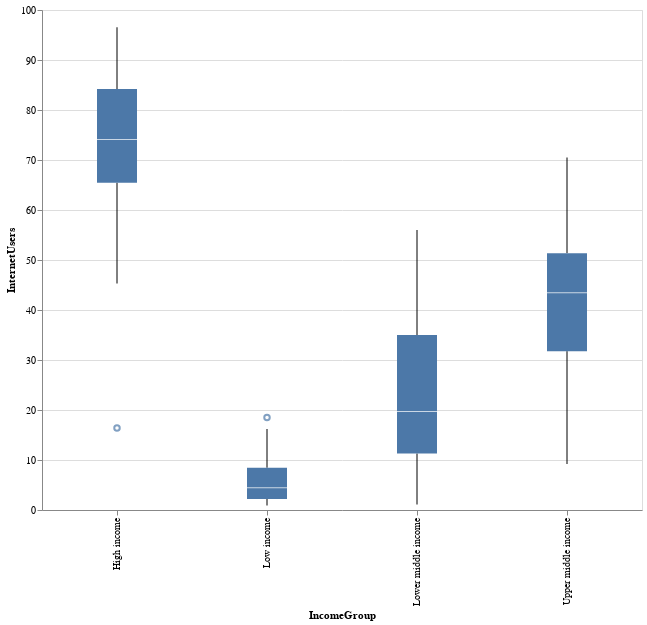

The notebook cell saved with this chart:
### Code cell
alt_data.mark_boxplot(size=40).encode(
    x = alt.X('IncomeGroup'),
    y = alt.Y('InternetUsers'),
    tooltip = 'CountryName'
).properties(
    width=600,
    height=500
)

### Figure 1 — Vega-Lite specification as saved in the notebook (floating-point values rounded to 4 significant figures; data arrays with more than 128 entries replaced by an {"elided": "..."} marker saying what was removed)
{"config": {"view": {"continuousWidth": 400, "continuousHeight": 300}}, "data": {"name": "data-55a25a30c5886a20c3f2526e7d645384"}, "mark": {"type": "boxplot", "size": 40}, "encoding": {"tooltip": {"type": "nominal", "field": "CountryName"}, "x": {"type": "nominal", "field": "IncomeGroup"}, "y": {"type": "quantitative", "field": "InternetUsers"}}, "height": 500, "width": 600, "$schema": "https://vega.github.io/schema/vega-lite/v4.8.1.json", "datasets": {"data-55a25a30c5886a20c3f2526e7d645384": {"elided": "187 records"}}}
